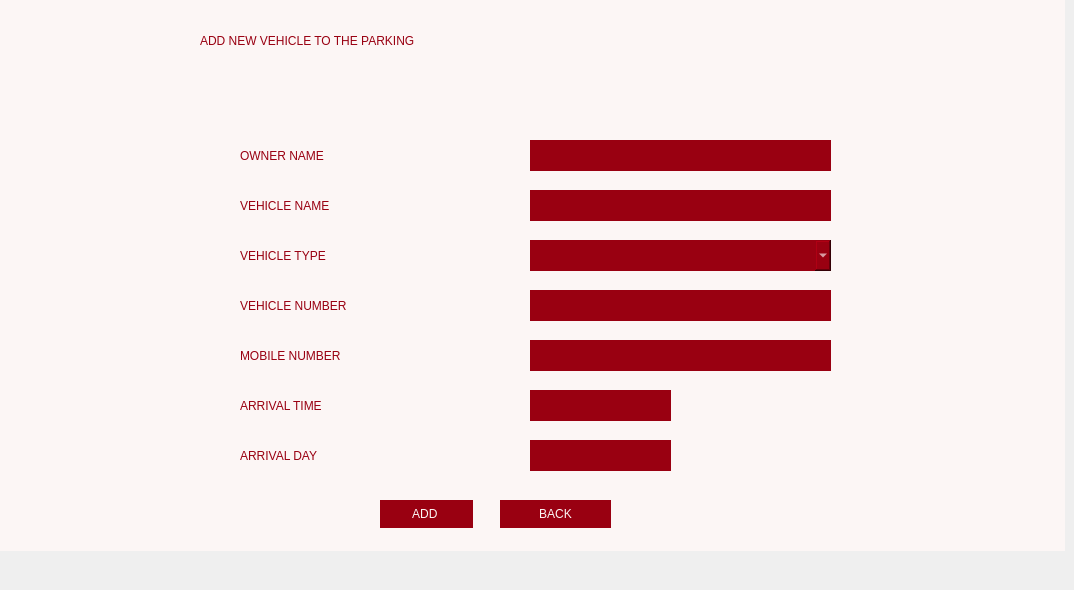
    <widget class="QWidget" name="tab_3">
     <attribute name="title">
      <string>Page</string>
     </attribute>
     <widget class="QLabel" name="label_6">
      <property name="geometry">
       <rect>
        <x>0</x>
        <y>-30</y>
        <width>1065</width>
        <height>581</height>
       </rect>
      </property>
      <property name="styleSheet">
       <string notr="true">background-color: rgb(252, 246, 245);</string>
      </property>
      <property name="text">
       <string/>
      </property>
      <property name="scaledContents">
       <bool>true</bool>
      </property>
     </widget>
     <widget class="QLabel" name="label_9">
      <property name="geometry">
       <rect>
        <x>200</x>
        <y>10</y>
        <width>681</width>
        <height>61</height>
       </rect>
      </property>
      <property name="styleSheet">
       <string notr="true">color: rgb(153, 0, 17);
font: 87 20pt &quot;Arial Black&quot;;</string>
      </property>
      <property name="text">
       <string>ADD NEW VEHICLE TO THE PARKING</string>
      </property>
     </widget>
     <widget class="QLabel" name="label_10">
      <property name="geometry">
       <rect>
        <x>240</x>
        <y>140</y>
        <width>171</width>
        <height>31</height>
       </rect>
      </property>
      <property name="styleSheet">
       <string notr="true">font: 10 12pt &quot;Arial Black&quot;;
color: rgb(153, 0, 17);</string>
      </property>
      <property name="text">
       <string>OWNER NAME</string>
      </property>
     </widget>
     <widget class="QLabel" name="label_11">
      <property name="geometry">
       <rect>
        <x>240</x>
        <y>190</y>
        <width>171</width>
        <height>31</height>
       </rect>
      </property>
      <property name="styleSheet">
       <string notr="true">font: 10 12pt &quot;Arial Black&quot;;
color: rgb(153, 0, 17);</string>
      </property>
      <property name="text">
       <string>VEHICLE NAME</string>
      </property>
     </widget>
     <widget class="QLabel" name="label_12">
      <property name="geometry">
       <rect>
        <x>240</x>
        <y>240</y>
        <width>171</width>
        <height>31</height>
       </rect>
      </property>
      <property name="styleSheet">
       <string notr="true">font: 10 12pt &quot;Arial Black&quot;;
color: rgb(153, 0, 17);</string>
      </property>
      <property name="text">
       <string>VEHICLE TYPE</string>
      </property>
     </widget>
     <widget class="QLabel" name="label_13">
      <property name="geometry">
       <rect>
        <x>240</x>
        <y>290</y>
        <width>211</width>
        <height>31</height>
       </rect>
      </property>
      <property name="styleSheet">
       <string notr="true">font: 10 12pt &quot;Arial Black&quot;;
color: rgb(153, 0, 17);</string>
      </property>
      <property name="text">
       <string>VEHICLE NUMBER</string>
      </property>
     </widget>
     <widget class="QLabel" name="label_14">
      <property name="geometry">
       <rect>
        <x>240</x>
        <y>340</y>
        <width>211</width>
        <height>31</height>
       </rect>
      </property>
      <property name="styleSheet">
       <string notr="true">font: 10 12pt &quot;Arial Black&quot;;
color: rgb(153, 0, 17);</string>
      </property>
      <property name="text">
       <string>MOBILE NUMBER</string>
      </property>
     </widget>
     <widget class="QLabel" name="label_15">
      <property name="geometry">
       <rect>
        <x>240</x>
        <y>390</y>
        <width>171</width>
        <height>31</height>
       </rect>
      </property>
      <property name="styleSheet">
       <string notr="true">font: 10 12pt &quot;Arial Black&quot;;
color: rgb(153, 0, 17);</string>
      </property>
      <property name="text">
       <string>ARRIVAL TIME</string>
      </property>
     </widget>
     <widget class="QLineEdit" name="OWNER_NAME">
      <property name="geometry">
       <rect>
        <x>530</x>
        <y>140</y>
        <width>301</width>
        <height>31</height>
       </rect>
      </property>
      <property name="styleSheet">
       <string notr="true">background-color: rgb(153, 0, 17);
border:none;
color: rgb(252, 246, 245);
font: 10 12pt &quot;Arial Black&quot;;</string>
      </property>
      <property name="text">
       <string/>
      </property>
     </widget>
     <widget class="QLineEdit" name="MOBILE_NUMBER">
      <property name="geometry">
       <rect>
        <x>530</x>
        <y>340</y>
        <width>301</width>
        <height>31</height>
       </rect>
      </property>
      <property name="styleSheet">
       <string notr="true">background-color: rgb(153, 0, 17);
border:none;
color: rgb(252, 246, 245);
font: 10 12pt &quot;Arial Black&quot;;</string>
      </property>
      <property name="text">
       <string/>
      </property>
     </widget>
     <widget class="QLineEdit" name="VEHICLE_NUMBER">
      <property name="geometry">
       <rect>
        <x>530</x>
        <y>290</y>
        <width>301</width>
        <height>31</height>
       </rect>
      </property>
      <property name="styleSheet">
       <string notr="true">background-color: rgb(153, 0, 17);
border:none;
color: rgb(252, 246, 245);
font: 10 12pt &quot;Arial Black&quot;;</string>
      </property>
      <property name="text">
       <string/>
      </property>
     </widget>
     <widget class="QLineEdit" name="VEHICLE_NAME">
      <property name="geometry">
       <rect>
        <x>530</x>
        <y>190</y>
        <width>301</width>
        <height>31</height>
       </rect>
      </property>
      <property name="styleSheet">
       <string notr="true">background-color: rgb(153, 0, 17);
border:none;
color: rgb(252, 246, 245);
font: 10 12pt &quot;Arial Black&quot;;</string>
      </property>
      <property name="text">
       <string/>
      </property>
     </widget>
     <widget class="QLabel" name="label_16">
      <property name="geometry">
       <rect>
        <x>240</x>
        <y>440</y>
        <width>171</width>
        <height>31</height>
       </rect>
      </property>
      <property name="styleSheet">
       <string notr="true">font: 10 12pt &quot;Arial Black&quot;;
color: rgb(153, 0, 17);</string>
      </property>
      <property name="text">
       <string>ARRIVAL DAY</string>
      </property>
     </widget>
     <widget class="QLabel" name="ARRIVAL_TIME">
      <property name="geometry">
       <rect>
        <x>530</x>
        <y>390</y>
        <width>141</width>
        <height>31</height>
       </rect>
      </property>
      <property name="styleSheet">
       <string notr="true">background-color: rgb(153, 0, 17);
border:none;
color: rgb(252, 246, 245);
font: 10 12pt &quot;Arial Black&quot;;</string>
      </property>
      <property name="text">
       <string/>
      </property>
     </widget>
     <widget class="QLabel" name="ARRIVAL_DAY">
      <property name="geometry">
       <rect>
        <x>530</x>
        <y>440</y>
        <width>141</width>
        <height>31</height>
       </rect>
      </property>
      <property name="styleSheet">
       <string notr="true">background-color: rgb(153, 0, 17);
border:none;
color: rgb(252, 246, 245);
font: 10 12pt &quot;Arial Black&quot;;</string>
      </property>
      <property name="text">
       <string/>
      </property>
     </widget>
     <widget class="QPushButton" name="ADD_VEHICLE">
      <property name="geometry">
       <rect>
        <x>380</x>
        <y>500</y>
        <width>93</width>
        <height>28</height>
       </rect>
      </property>
      <property name="styleSheet">
       <string notr="true">background-color: rgb(153, 0, 17);
border:none;
color: rgb(252, 246, 245);
font: 10 12pt &quot;Arial Black&quot;;</string>
      </property>
      <property name="text">
       <string>ADD </string>
      </property>
     </widget>
     <widget class="QPushButton" name="BACK_3">
      <property name="geometry">
       <rect>
        <x>500</x>
        <y>500</y>
        <width>111</width>
        <height>28</height>
       </rect>
      </property>
      <property name="styleSheet">
       <string notr="true">background-color: rgb(153, 0, 17);
border:none;
color: rgb(252, 246, 245);
font: 10 12pt &quot;Arial Black&quot;;</string>
      </property>
      <property name="text">
       <string>BACK</string>
      </property>
     </widget>
     <widget class="QLabel" name="ADD_ALERT">
      <property name="geometry">
       <rect>
        <x>380</x>
        <y>80</y>
        <width>281</width>
        <height>31</height>
       </rect>
      </property>
      <property name="styleSheet">
       <string notr="true">font: 10 12pt &quot;Arial Black&quot;;
</string>
      </property>
      <property name="text">
       <string/>
      </property>
     </widget>
     <widget class="QComboBox" name="VEHICLE_TYPE">
      <property name="geometry">
       <rect>
        <x>530</x>
        <y>240</y>
        <width>301</width>
        <height>31</height>
       </rect>
      </property>
      <property name="styleSheet">
       <string notr="true">background-color: rgb(153, 0, 17);
border:none;
color: rgb(252, 246, 245);
font: 10 12pt &quot;Arial Black&quot;;</string>
      </property>
     </widget>
    </widget>
